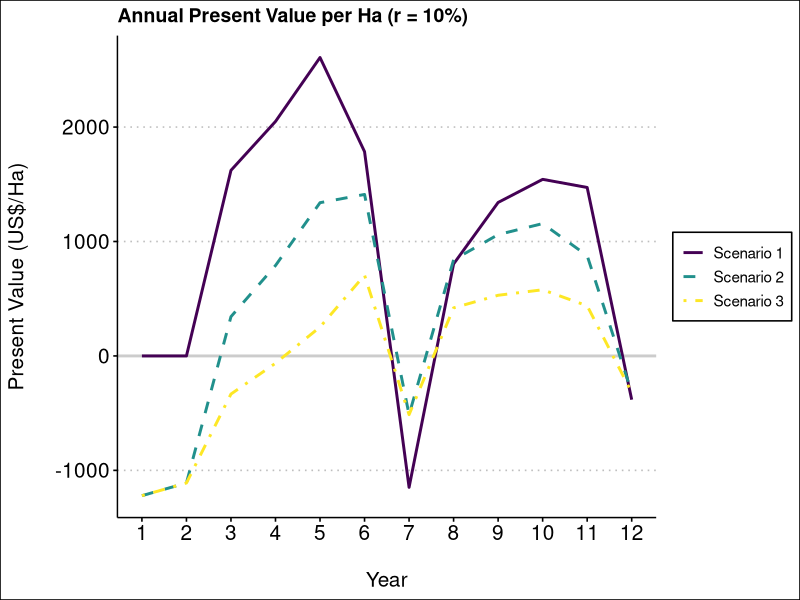
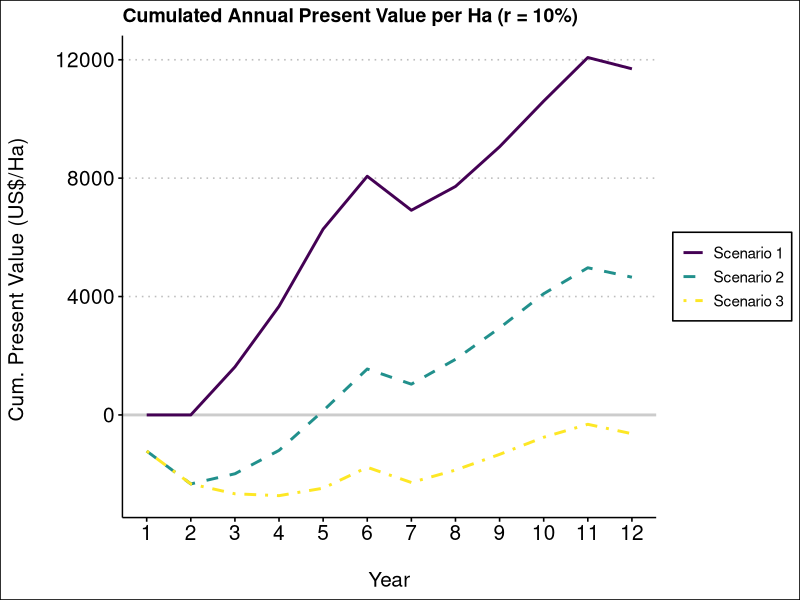
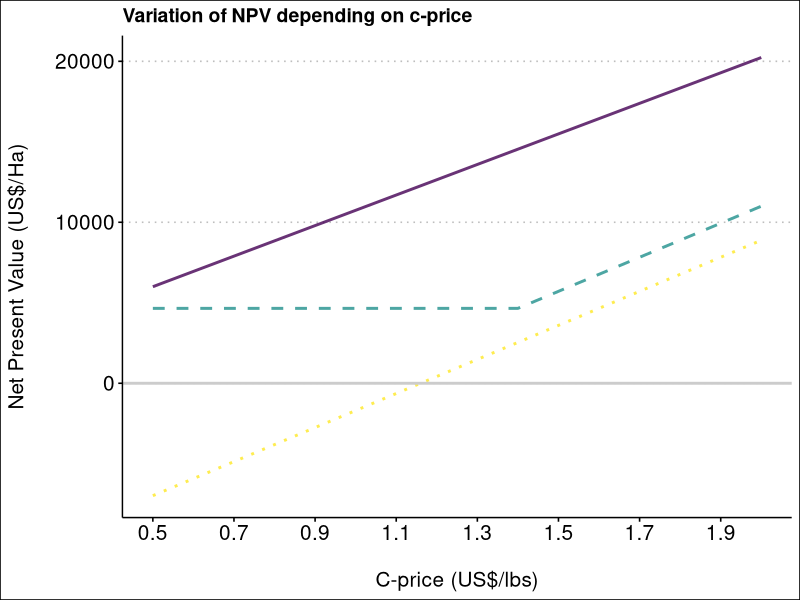
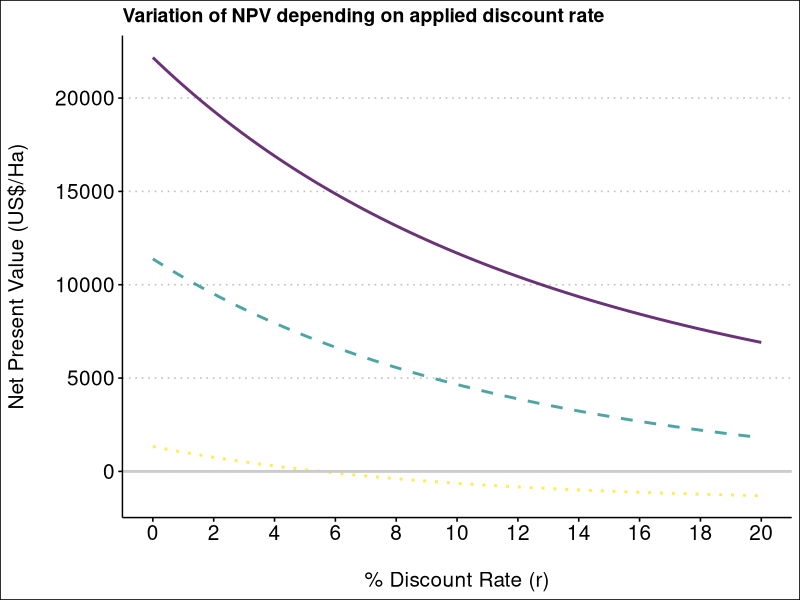
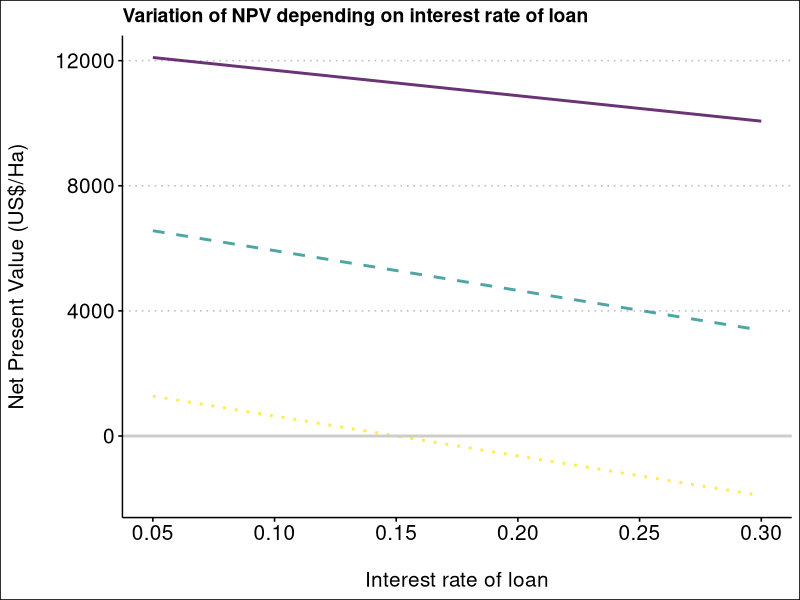

Here is the R script that generated these plots, in order:
## ---- chunk 1
library(ggplot2)
library(ggthemes)
library(dplyr)
library(viridis)
## ---- chunk 2
#Renovation costs
rC_starmaya=3458
#Production costs year 1 to 12
pC_starmaya=c(0,0,1296,1800,2520,1800,1200,1296,1800,2160,1800,1200)
#Yields (kg/ha)
y_starmaya=c(0,0,993,1380,1932,1380,0,933,1380,1656,1380,0)
## ---- chunk 3
#Renovation costs
rC_local_variety=3358
#Production costs year 1 to 12
pC_local_variety=c(0,0,1080,1500,2100,1500,1000,1080,1500,1800,1500,1000)
#Yields (t/ha)
y_local_variety=c(0,0,828,1150,1610,1150,0,828,1150,1380,1150,0)
    
## ---- chunk 4
#Percentage of revenue from years 3/4/5 shared with producer
R_held=0.5
#Interest rate of crédit
#interest_rate_cafc=0.1
# Start year
credit_start_cafc=6
#Number of years
credit_periods_cafc=5
# Function to adjust Revenue, Production Costs and Credit Costs 
cafc_credit<-function(revenue,production_costs,renovation_costs,revenue_held=R_held,interest_rate=interest_rate,start=credit_start_cafc,nbr_periods=credit_periods_cafc){
    
    R_cr=revenue
    R_cr[3]=revenue[3]*revenue_held
    R_cr[4]=revenue[4]*revenue_held
    R_cr[5]=revenue[5]*revenue_held
    
    pC_cr=production_costs
    
    covered_costs=(pC_cr[3]+pC_cr[4]+pC_cr[5])-(R_cr[3]+R_cr[4]+R_cr[5])
    pC_cr[3]=0
    pC_cr[4]=0
    pC_cr[5]=0
    
    if(covered_costs>0){
        tot_credit=renovation_costs+covered_costs
    }else{
        tot_credit=renovation_costs
    }
    
    tot_interests=tot_credit*interest_rate*nbr_periods
    credit_and_interests=tot_credit+tot_interests
    crC=c(0,0,0,0,0,0,0,0,0,0,0,0)
    crC[start:(start+(nbr_periods-1))]=credit_and_interests/nbr_periods
    
    C_cr=pC_cr+crC
    
    results_cr=cbind.data.frame(R_cr,pC_cr,crC,C_cr)
    
    return(results_cr)
}

## ---- chunk 5
price_setting<-function(price_mechanism,c_price,price_premiums){
if(price_mechanism=="CaFC"){
  price_set=c_price+price_premiums
}else if (price_mechanism=="FT"){
  if(c_price>1.4){
    price_set=c_price+price_premiums
  }else{
    price_set=1.4+price_premiums
  }
} else if(price_mechanism=="Conventional"){
    price_set=c_price+price_premiums
  }
      else{
    print("Choose between price mechanism 'CaFC', 'FT' or 'Conventional'")
  }
  
  return(price_set)
  
}

## ---- chunk 6
#Interest rate of crédit
#interest_rate_local=0.2
# Start year
credit_start_local=1
#Number of years
credit_periods_local=5
# Function to adjust Revenue, Production Costs and Credit Costs 
local_credit<-function(revenue,production_costs,renovation_costs,interest_rate=interest_rate,start=credit_start_local,nbr_periods=credit_periods_local){
    R_cr=revenue
    
    pC_cr=production_costs
    
    tot_credit=renovation_costs
        
    tot_interests=tot_credit*interest_rate*nbr_periods
    credit_and_interests=tot_credit+tot_interests
    crC=c(0,0,0,0,0,0,0,0,0,0,0,0)
    crC[start:(start+(nbr_periods-1))]=credit_and_interests/nbr_periods
    
    C_cr=pC_cr+crC
    
    results_cr=cbind.data.frame(R_cr,pC_cr,crC,C_cr)
    
    return(results_cr)
}

## ---- chunk 7
build_scenario<-function(variety="starmaya",price_mechanism="CaFC",c_price="1.0",price_premiums=0.9,interest_rate=0.1,credit_type="CaFC credit",discount_rate=10){
    ## base Revenues anc production costs based on variety
  price=price_setting(price_mechanism = price_mechanism,c_price = c_price,price_premiums = price_premiums)  
  if (variety=="starmaya"){
        R=y_starmaya*(price/0.46)
        pC=pC_starmaya
        rC=rC_starmaya
    } else if(variety=="local"){
        R=y_local_variety*(price/0.46)
        pC=pC_local_variety
        rC=rC_local_variety
    }else{
        print("Choose a variety between starmaya or local")
    }
    
    if(credit_type=="CaFC credit"){
        results=cafc_credit(revenue = R,production_costs = pC,
                            renovation_costs = rC,interest_rate=interest_rate)
    }else if(credit_type=="Local credit"){
        results=local_credit(revenue = R,production_costs = pC,
                             renovation_costs = rC,interest_rate=interest_rate)
    }else{
        print("Choose a credit type between CaFC credit or Local credit")
    }
    # Calculating net margin and accumulated net margin
    results$netmargin=results$R_cr-results$C_cr
    results$accum_netmargin=cumsum(results$netmargin)
    
    # calculate NPV and B/C ratio
    #Discount rate
    r=as.numeric(discount_rate/100)
    #time period
    n=12
    
    results$Benefits=0
    #Discounted Benefits for B/C ratio
    for(i in seq(1:n)){
        results[i,]$Benefits=(results[i,]$R_cr)/((1+r)^i)
    }
    
    results$Costs=0
    #Discounted Costs for B/C ratio
    for(i in seq(1:n)){
        results[i,]$Costs=(results[i,]$C_cr)/((1+r)^i)
    }
    
    # Discounted net margin for NPW
    results$BC=0
    #Discounted Costs for B/C ratio
    for(i in seq(1:n)){
        results[i,]$BC=(results[i,]$netmargin)/((1+r)^i)
    }
    
    results$accum_BC=cumsum(results$BC)
    # NPV
    NPV=sum(results$BC)
    
    BC_ratio=(sum(results$Benefits))/(sum(results$Costs))
    
    ls_results=c(results,NPV,BC_ratio)
    
    return(ls_results)
}

## ---- chunk 8
## variety
variety_S1="starmaya"
## Price
price_mechanism_S1="CaFC"
c_price=1.1
price_premiums_S1=(0.7+0.2)
##setting interest rate and credit type
interest_rate_S1=0.1
credit_type_S1="CaFC credit"
## setting discount rate for NPV and B/C ratio
discount_rate_S1=10
results_S1=build_scenario(variety = variety_S1,price_mechanism = price_mechanism_S1,c_price=c_price,price_premiums = price_premiums_S1,interest_rate=interest_rate_S1,credit_type = credit_type_S1,discount_rate = discount_rate_S1)
results_S1$accum_BC[12]
results_S1[[12]]

## ---- chunk 9
## variety
variety_S2="local"
## Price
price_mechanism_S2="FT"
c_price=1.1
price_premiums_S2=0.2
##setting interest rate and credit type
interest_rate_S2=0.2
credit_type_S2="Local credit"
## setting discount rate for NPV and B/C ratio
discount_rate_S2=10
results_S2=build_scenario(variety = variety_S2,price_mechanism = price_mechanism_S2,c_price=c_price,price_premiums = price_premiums_S2,interest_rate=interest_rate_S2,credit_type = credit_type_S2,discount_rate = discount_rate_S2)
results_S2$accum_BC[12]
results_S2[[12]]
## ---- chunk 10
## variety
variety_S3="local"
## Price
price_mechanism_S3="Conventional"
c_price=1.1
price_premiums_S3=0
##setting interest rate and credit type
interest_rate_S3=0.2
credit_type_S3="Local credit"
## setting discount rate for NPV and B/C ratio
discount_rate_S3=10
results_S3=build_scenario(variety = variety_S3,price_mechanism = price_mechanism_S3,c_price=c_price,price_premiums = price_premiums_S3,interest_rate=interest_rate_S3,credit_type = credit_type_S3,discount_rate = discount_rate_S3)
results_S3$accum_BC[12]
results_S3[[12]]
## ---- chunk 11
years=as.integer(seq(1:12))
results_S1_plot=as.data.frame(results_S1[1:10])
results_S1_plot$Scenario="Scenario 1"
results_S1_plot$years=years

results_S2_plot=as.data.frame(results_S2[1:10])
results_S2_plot$Scenario="Scenario 2"
results_S2_plot$years=years

results_S3_plot=as.data.frame(results_S3[1:10])
results_S3_plot$Scenario="Scenario 3"
results_S3_plot$years=years

all_results=rbind(results_S1_plot,results_S2_plot,results_S3_plot)
## ---- chunk 12

p=  ggplot( data=all_results, aes(x=years,
                            y=BC, group=Scenario, color=Scenario)) +
    geom_hline(yintercept = 0, color = "grey80", size = 1)+
    geom_line(size=1,aes(linetype=Scenario)) +
    scale_linetype_manual(values=c(1,2,4))+
    scale_color_viridis(discrete = TRUE) +
    ggtitle("Annual Present Value per Ha (r = 10%)")+
    scale_x_continuous(breaks=years,limits=c(1,12))+
    theme_clean()+
    theme(legend.title = element_blank(),
          axis.title.x = element_text(size = 15),
          axis.text.x = element_text(size = 15),
          axis.text.y = element_text(size = 15),
          axis.title.y = element_text(size = 15))+
    ylab("Present Value (US$/Ha)\n")+
    xlab("\nYear")
    
p

## ---- chunk 13

p=  ggplot( data=all_results, aes(x=years,
                            y=accum_BC, group=Scenario, color=Scenario)) +
    geom_hline(yintercept = 0, color = "grey80", size = 1)+
    geom_line(size=1,aes(linetype=Scenario)) +
    scale_linetype_manual(values=c(1,2,4))+
    scale_color_viridis(discrete = TRUE) +
    ggtitle("Cumulated Annual Present Value per Ha (r = 10%)") +
    ylab("Cum. Present Value (US$/Ha) \n")+
    xlab("\nYear")+
    scale_x_continuous(breaks=years,limits=c(1,12))+
    theme_clean()+
    theme(legend.title = element_blank(),
          axis.title.x = element_text(size = 15),
          axis.text.x = element_text(size = 15),
          axis.text.y = element_text(size = 15),
          axis.title.y = element_text(size = 15))
p


## ---- chunk 14
## Scenario 1
price_sensitivity_S1<-function(x){
    list=build_scenario(c_price=x,price_mechanism=price_mechanism_S1,price_premiums=price_premiums_S1,variety = variety_S1,interest_rate=interest_rate_S1,credit_type = credit_type_S1,discount_rate = discount_rate_S1)
    return(list$accum_BC[12])
}
price_sensitivity_S1 <- Vectorize(price_sensitivity_S1)

## Scenario 2
price_sensitivity_S2<-function(x){
    list=build_scenario(c_price=x,price_mechanism=price_mechanism_S2,price_premiums=price_premiums_S2,variety = variety_S2,interest_rate=interest_rate_S2,credit_type = credit_type_S2,discount_rate = discount_rate_S2)
    return(list$accum_BC[12])
}
price_sensitivity_S2 <- Vectorize(price_sensitivity_S2)

## Scenario 3
price_sensitivity_S3<-function(x){
    list=build_scenario(c_price=x,price_mechanism=price_mechanism_S3,price_premiums=price_premiums_S3,variety = variety_S3,interest_rate=interest_rate_S3,credit_type = credit_type_S3,discount_rate = discount_rate_S3)
    return(list$accum_BC[12])
}
price_sensitivity_S3 <- Vectorize(price_sensitivity_S3)

## ---- chunk 15
#results for c-price=0.9;1.1;1.5
Price_sensitivity_0.8=c(price_sensitivity_S1(0.9),price_sensitivity_S2(0.9),price_sensitivity_S3(0.9))
Price_sensitivity_1.1=c(price_sensitivity_S1(1.1),price_sensitivity_S2(1.1),price_sensitivity_S3(1.1))
Price_sensitivity_1.5=c(price_sensitivity_S1(1.5),price_sensitivity_S2(1.5),price_sensitivity_S3(1.5))
Price_sensitivity_0.8
Price_sensitivity_1.1
Price_sensitivity_1.5
#setting minimum and maximum c-price for sensitivity analysis
min_c_price=0.5
max_c_price=2
#plot results
p=ggplot(data.frame(x=c(min_c_price,max_c_price)), aes(x=x)) + 
    stat_function(fun=price_sensitivity_S1,colour = viridis(3,alpha = 0.8)[1],size=1,linetype=1)+
    stat_function(fun=price_sensitivity_S2,colour=viridis(3,alpha = 0.8)[2],size=1,linetype=2)+
    stat_function(fun=price_sensitivity_S3,colour=viridis(3,alpha = 0.8)[3],size=1,linetype=3)
 p=p+
   geom_hline(yintercept = 0, color = "grey80", size = 1)+
    ggtitle("Variation of NPV depending on c-price") +
    ylab("Net Present Value (US$/Ha)\n")+
    xlab("\nC-price (US$/lbs)")+
    scale_x_continuous(breaks=seq(min_c_price,max_c_price,by=0.2),limits=c(min_c_price,max_c_price))+
    theme_clean()+
    theme(legend.title = element_blank(),
          axis.title.x = element_text(size = 15),
          axis.text.x = element_text(size = 15),
          axis.text.y = element_text(size = 15),
          axis.title.y = element_text(size = 15))
 p
   
## ---- chunk 16
## Scenario 1
discount_rate_sensitivity_S1<-function(x){
    list=build_scenario(discount_rate=x,c_price=c_price,price_mechanism=price_mechanism_S1,price_premiums=price_premiums_S1,variety = variety_S1,interest_rate=interest_rate_S1,credit_type = credit_type_S1)
    return(list$accum_BC[12])
}
discount_rate_sensitivity_S1 <- Vectorize(discount_rate_sensitivity_S1)

## Scenario 2
discount_rate_sensitivity_S2<-function(x){
    list=build_scenario(discount_rate=x,c_price=c_price,price_mechanism=price_mechanism_S2,price_premiums=price_premiums_S2,variety = variety_S2,interest_rate=interest_rate_S2,credit_type = credit_type_S2)
    return(list$accum_BC[12])
}
discount_rate_sensitivity_S2 <- Vectorize(discount_rate_sensitivity_S2)

## Scenario 3
discount_rate_sensitivity_S3<-function(x){
    list=build_scenario(discount_rate=x,c_price=c_price,price_mechanism=price_mechanism_S3,price_premiums=price_premiums_S3,variety = variety_S3,interest_rate=interest_rate_S3,credit_type = credit_type_S3)
    return(list$accum_BC[12])
}
discount_rate_sensitivity_S3 <- Vectorize(discount_rate_sensitivity_S3)
discount_rate_sensitivity_S1(0)
## ---- chunk 17
#results for discount rate=5%;10%;20%
Discount_rate_sensitivity_5=c(discount_rate_sensitivity_S1(5),discount_rate_sensitivity_S2(5),discount_rate_sensitivity_S3(5))
Discount_rate_sensitivity_10=c(discount_rate_sensitivity_S1(10),discount_rate_sensitivity_S2(10),discount_rate_sensitivity_S3(10))
Discount_rate_sensitivity_20=c(discount_rate_sensitivity_S1(20),discount_rate_sensitivity_S2(20),discount_rate_sensitivity_S3(20))
Discount_rate_sensitivity_5
Discount_rate_sensitivity_10
Discount_rate_sensitivity_20
#setting minimum and maximum discount rate for sensitivity analysis
min_discount_rate=0
max_discount_rate=20
#plot results
p=ggplot(data.frame(x=c(min_discount_rate,max_discount_rate)), aes(x=x)) + 
    stat_function(fun=discount_rate_sensitivity_S1,colour = viridis(3,alpha = 0.8)[1],size=1,linetype=1)+
    stat_function(fun=discount_rate_sensitivity_S2,colour=viridis(3,alpha = 0.8)[2],size=1,linetype=2)+
    stat_function(fun=discount_rate_sensitivity_S3,colour=viridis(3,alpha = 0.8)[3],size=1,linetype=3)

  p=p+
    geom_hline(yintercept = 0, color = "grey80", size = 1)+
    ggtitle("Variation of NPV depending on applied discount rate") +
    ylab("Net Present Value (US$/Ha)\n")+
    xlab("\n% Discount Rate (r)")+
    scale_x_continuous(breaks=seq(min_discount_rate,max_discount_rate,by=2),limits=c(min_discount_rate,max_discount_rate))+
    theme_clean()+
    theme(legend.title = element_blank(),
          axis.title.x = element_text(size = 15),
          axis.text.x = element_text(size = 15),
          axis.text.y = element_text(size = 15),
          axis.title.y = element_text(size = 15))
 
p

## ---- chunk 18
## Scenario 1
interest_sensitivity_S1<-function(x){
    list=build_scenario(interest_rate=x,c_price=c_price,price_mechanism=price_mechanism_S1,price_premiums=price_premiums_S1,variety = variety_S1,credit_type = credit_type_S1,discount_rate = discount_rate_S1)
    return(list$accum_BC[12])
}
interest_sensitivity_S1 <- Vectorize(interest_sensitivity_S1)

## Scenario 2
interest_sensitivity_S2<-function(x){
    list=build_scenario(interest_rate=x,c_price=c_price,price_mechanism=price_mechanism_S2,price_premiums=price_premiums_S2,variety = variety_S2,credit_type = credit_type_S2,discount_rate = discount_rate_S2)
    return(list$accum_BC[12])
}
interest_sensitivity_S2 <- Vectorize(interest_sensitivity_S2)

## Scenario 3
interest_sensitivity_S3<-function(x){
    list=build_scenario(interest_rate=x,c_price=c_price,price_mechanism=price_mechanism_S3,price_premiums=price_premiums_S3,variety = variety_S3,credit_type = credit_type_S3,discount_rate = discount_rate_S3)
    return(list$accum_BC[12])
}
interest_sensitivity_S3 <- Vectorize(interest_sensitivity_S3)

## ---- chunk 19
#results for interest rate=10%,20%,30%
interest_sensitivity_10=c(interest_sensitivity_S1(0.1),interest_sensitivity_S2(0.1),interest_sensitivity_S3(0.1))
interest_sensitivity_20=c(interest_sensitivity_S1(0.2),interest_sensitivity_S2(0.2),interest_sensitivity_S3(0.2))
interest_sensitivity_30=c(interest_sensitivity_S1(0.3),interest_sensitivity_S2(0.3),interest_sensitivity_S3(0.3))
interest_sensitivity_10
interest_sensitivity_20
interest_sensitivity_30
#setting minimum and maximum interest rate for sensitivity analysis
min_interest_rate=0.05
max_interest_rate=0.3
#plot results
p=ggplot(data.frame(x=c(min_interest_rate,max_interest_rate)), aes(x=x)) + 
    stat_function(fun=interest_sensitivity_S1,colour = viridis(3,alpha = 0.8)[1],size=1,linetype=1)+
    stat_function(fun=interest_sensitivity_S2,colour=viridis(3,alpha = 0.8)[2],size=1,linetype=2)+
    stat_function(fun=interest_sensitivity_S3,colour=viridis(3,alpha = 0.8)[3],size=1,linetype=3)
 p=p+
   geom_hline(yintercept = 0, color = "grey80", size = 1)+
    ggtitle("Variation of NPV depending on interest rate of loan") +
    ylab("Net Present Value (US$/Ha)\n")+
    xlab("\nInterest rate of loan")+
    scale_x_continuous(breaks=seq(min_interest_rate,max_interest_rate,by=0.05),limits=c(min_interest_rate,max_interest_rate))+
    theme_clean()+
    theme(legend.title = element_blank(),
          axis.title.x = element_text(size = 15),
          axis.text.x = element_text(size = 15),
          axis.text.y = element_text(size = 15),
          axis.title.y = element_text(size = 15))
 p
 
## ---- chunk 20

   
